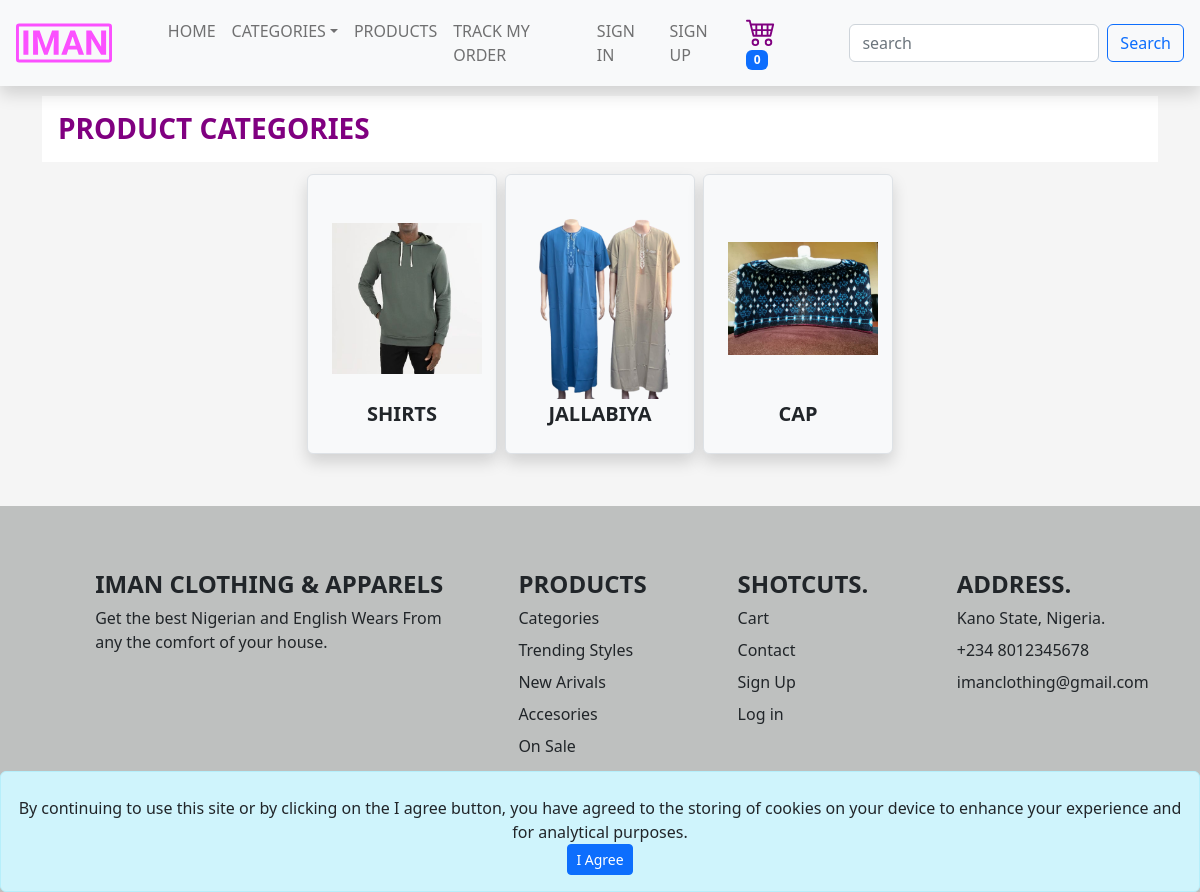
Page /products/categories on the earlier database version.
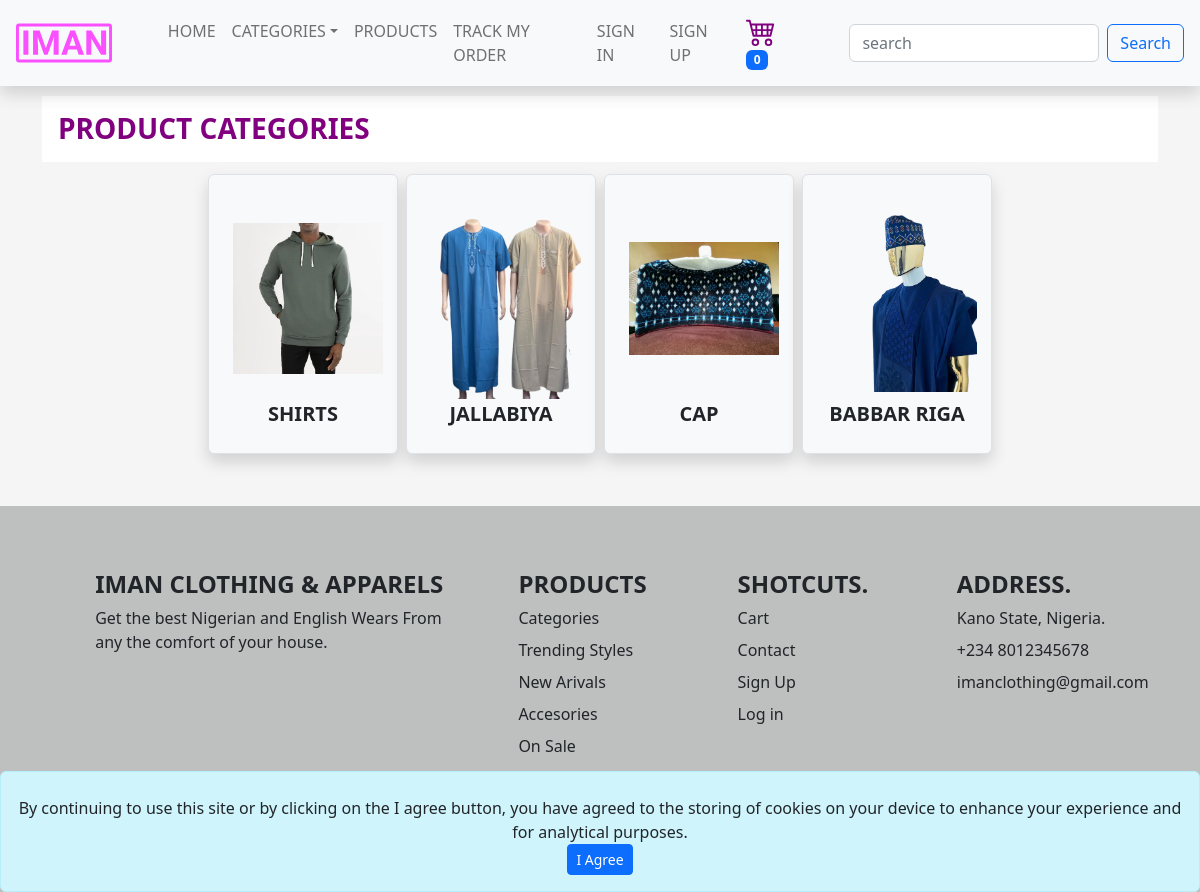
Same page on the later database version.
### products/models.py (models this page shows, shortened)
class Category(models.Model):
    name = models.CharField(max_length=200, unique=True)
    image = models.ImageField(upload_to="categories", blank=True)
    added_at = models.DateTimeField(auto_now_add=True)
    added_by = models.ForeignKey(
        "user.User",
        on_delete=models.DO_NOTHING,
        limit_choices_to={"staff": True},
        related_name="categories_added",
    )
    slug = models.CharField(max_length=200, blank=True, default="")
    class Meta:
        verbose_name_plural = "categories"

### products/views.py (the view)
# urls.py: path('categories', views.categories, name='categories'),
def categories(request):
    categories = Category.objects.all()
    return render(request, 'products/categories.html', context={"categories": categories})

### base/cart_count_context.py (called while the page is built)
def get_cart_count(request):
    return {
        "cart_count": request.user.cart.count() if request.user.is_authenticated else Cart.objects.filter(
            device=request.COOKIES.get('device')).count() or '0'
    }

### base/categories_context.py (called while the page is built)
def get_categories(request):
    return {
        "menu_categories": Category.objects.all()
    }

### products/templates/products/categories.html
{% extends 'base/base.html' %} {% load static %} {% block title%} Product Categories {% endblock%} {% block content %}
<section class="mt-5 container">
    <div class="row">
        <div class="col-12">
            <div class="row">
                <div class="col-12">
                    <h3 style="background-color: white;color: purple; font-weight: 700;" class="p-3 text-uppercase">
                        Product Categories
                    </h3>
                </div>
            </div>
            <div class="row text-center text-align-center justify-content-center">
                {% for category in categories %}
                {% include 'products/category_card.html' with category=category %}
                {% endfor %}
            </div>
        </div>
    </div>
</section>
{% endblock %}

### base/templates/base/base.html (shortened to what this page needs)
{% load static %}
<!DOCTYPE html>
<html lang="en">
<head>
  <link rel="stylesheet" href="https://cdn.jsdelivr.net/npm/bootstrap@5.2.0/dist/css/bootstrap.min.css"
 />
  <link rel="stylesheet" href="{% static 'user/styles.css' %}">
</head>
<body>
  <header>
    <nav class="navbar navbar-expand-lg fixed-top px-3 bg-light shadow text-dark">
      <a class="navbar-brand me-5" href="/">
        <img src="{% static 'base/images/name.svg' %}" alt="IMAN" height="40px">
      </a>
      <div class="collapse navbar-collapse" id="navbarCollapse">
        <ul class="navbar-nav me-auto mb-2 mb-md-0 text-uppercase">
          <li class="nav-item">
            <a class="nav-link" aria-current="page" href="/">Home</a>
          </li>
          <li class="nav-item dropdown">
            <a class="nav-link dropdown-toggle" id="category_nav" data-toggle="dropdown" href="#" role="button"
              aria-haspopup="true" aria-expanded="false">Categories</a>
          </li>
          <li class="nav-item">
            <a class="nav-link" href="{% url 'products' %}">Products</a>
          </li>
          <li class="nav-item">
            <a class="nav-link" href="{% url 'track_order' %}">Track My Order</a>
          </li>
          {% if request.user.is_authenticated %}
          <li class="nav-item">
            <a class="nav-link" href="{% url 'profile' %}">My profile</a>
          </li>
          <li class="nav-item">
            <a class="nav-link text-danger" href="{% url 'logout' %}"><span class="mx-md-3 mx-lg-3">Logout</span></a>
          </li>
          {% else %}
          <li class="nav-item">
            <a class="nav-link" href="{% url 'login' %}">Sign In</a>
          </li>
          <li class="nav-item">
            <a class="nav-link" href="{% url 'create_account' %}">Sign Up</a>
          </li>
          {% endif %}
        </ul>
        <a class="nav-link m-2 me-sm-5" href="{% url 'shoping_cart' %}">
          <div class="badge bg-primary" id="cart-count">{{cart_count}}</div>
        </a>
        <form class="d-flex" role="search" action="{% url 'search_product' %}" method="get">
          <input class="form-control me-2" type="search" name="search_term" placeholder="search" aria-label="Search" />
          <button class="btn btn-outline-primary" type="submit">
            Search
          </button>
        </form>
      </div>
    </nav>
  </header>
  <main class="pt-5">
    {% block content %} {% endblock %}
  </main>
  <div id="cookie-banner" style=" position: fixed;bottom: 0;width: 100%;"
    class="text-center my-0 alert alert-info text-dark mt-5 pt-4" role="alert">
    By continuing to use this site or by clicking on the I agree button, you have agreed to the storing of cookies on
    your device to
    enhance your
    experience
    and for analytical purposes. <br />
    <button id="agree-to-cookies-btn" class="btn btn-primary btn-sm">I Agree</button>
  </div>
  <section id="contact" class="p-5 mt-5" style="background-color: rgb(190, 192, 191);">
    <div class="row align-items-start justify-content-evenly">
      <div class="col-lg-4 col-sm-12 col-md-12 m-3">
        <h4 class="fw-bold text-uppercase ">Iman Clothing &amp; Apparels</h4>
        <p>Get the best Nigerian and English Wears From any the comfort of your house.</p>
      </div>
      <div class="col-lg-2 col-sm-12 col-md-4 text-center my-3">
        <ul class="list-unstyled mb-0 text-sm-center text-md-start text-lg-start">
          <li>
            <h4 class="fw-bold text-uppercase"><a class="text-decoration-none text-dark"
                href="{% url 'products' %}">Products</a></h4>
          </li>
          <li class="my-2"><a href="{% url 'categories' %}" class="text-decoration-none text-dark">Categories</a></li>
          <li class="my-2"><a href="{% url 'categories' %}/trending" class="text-decoration-none text-dark">Trending
              Styles</a></li>
          <li class="my-2"><a href="{% url 'categories' %}/new_arrivals" class="text-decoration-none text-dark">New
              Arivals</a></li>
          <li class="my-2"><a href="{% url 'categories' %}/accesories"
              class="text-decoration-none text-dark">Accesories</a></li>
          <li class="my-2"><a href="{% url 'categories' %}/on_sale" class="text-decoration-none text-dark">On
              Sale</a></li>
        </ul>
      </div>
      <div class="col-lg-2 col-sm-12 col-md-4 text-center my-3">
        <ul class="list-unstyled mb-0 text-sm-center text-md-start text-lg-start">
          <li>
            <h4 class="fw-bold text-uppercase">Shotcuts.</h4>
          </li>
          <li class="my-2"><a href="{% url 'shoping_cart' %}" class="text-decoration-none text-dark">Cart</a></li>
          <li class="my-2"><a href="{% url 'contact' %}" class="text-decoration-none text-dark">Contact</a></li>
          <li class="my-2"><a href="{% url 'create_account' %}" class="text-decoration-none text-dark">Sign Up</a></li>
          <li class="my-2"><a href="{% url 'login' %}" class="text-decoration-none text-dark">Log in</a></li>
        </ul>
      </div>
      <div class="col-lg-2 col-sm-12 col-md-4 text-center my-3">
        <ul class="list-unstyled mb-0 text-sm-center text-md-start text-lg-start">
          <li>
            <h4 class="fw-bold text-uppercase">Address.</h4>
          </li>
          <li class="my-2">Kano State, Nigeria.</li>
          <li class="my-2">+234 8012345678</li>
          <li class="my-2">imanclothing@gmail.com</li>
        </ul>
      </div>
    </div>
  </section>
  <footer class="container py-2"
    style="min-width: 100%; max-width: 100%; height: auto;  background-color:rgb(190, 192, 191); display: flex; align-items: center; justify-content: space-between;">
    <p class="mx-2">
    </p>
    <p><a href="#"></a>
    </p>
  </footer>
</body>
</html>

### products/templates/products/category_card.html
{% block product_category %}
<div class="col-sm-12 col-md-3 shadow rounded col-lg-2 border text-center p-4 bg-light m-1">
    <div>
        <a href="{%url 'filter_category' slug=category.slug %}">
            <img src="{{category.image.url}}" alt="product image" style="object-fit: contain;" height="200px"
                width="150px" />
        </a>
    </div>
    <div class="card-body align-items-end">
        <a href="{%url 'filter_category' slug=category.slug %}" style="font-weight: 600;"
            class="text-decoration-none text-center text-dark fs-5 pt-2 text-uppercase">
            <div class="card-title">
                {{category.name}}
            </div>
        </a>
    </div>
</div>
{% endblock %}

Differences in the rows shown:
added Category: image (picture), name "BABBAR RIGA"
